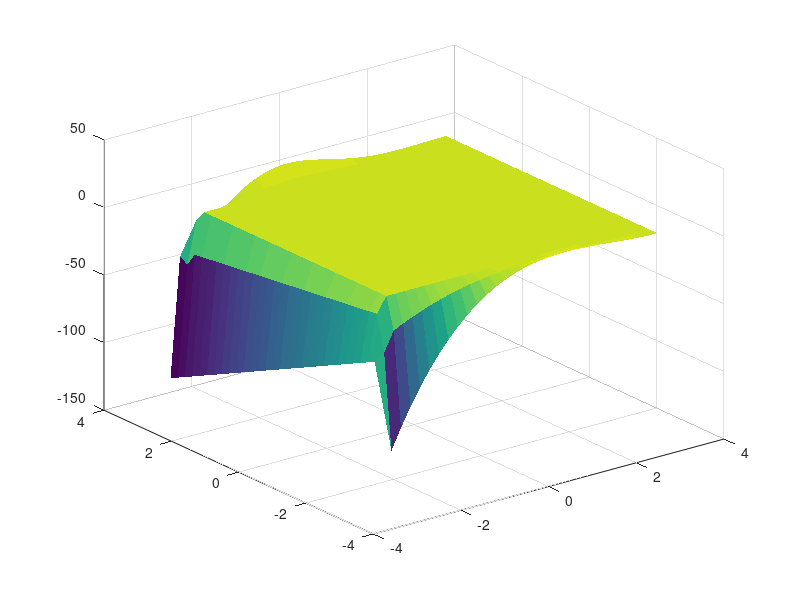

MATLAB code to generate this figure: (Note: this script raises an error after producing the figure.)
%Housekeeping
clc 
clear 
tic
% Domain Initialization
% Domain: -pi<X<pi   -pi<y<pi
Ax = -pi;
Ay = -pi;
Bx = pi;
By = pi;

% Starting by Discretizing FEB 5th PAGE 2 BOT
% L: number of points, h: interval, N: number of points
Lx = Bx-Ax
Ly = By-Ay
Nx = 30;
Ny = 30;
Bt=10;
hx = Lx/(Nx-1)
hy = Ly/(Ny-1)



%Discretly 

x = Ax:hx:Bx
y = Ay:hy:By



%Fuck Yeah Boundary Conditions
% LB: Left Boundary
GLB = ((Bx-Ax)^2)*cos(((pi*Ax)/Bx));
FLB = Ax*((Bx-Ax)^2);
ULB = GLB + ((y-Ay)./(By-Ay)).*(FLB-GLB);


% TB: Top Boundary
FTB = x.*((Bx-x).^2);
UTB = FTB;

% BB: Bottom Boundary
GBB = ((Bx-x).^2).*cos(((pi.*x)./Bx));
UBB = GBB;

ULBT = ULB'

%Let make a big ass matrix
 U = [UTB ;ULBT(2:Ny-1), zeros(Ny-2,Nx-1); UBB];
 
 
 % Assuming 
 D = 1;
 
 % Von Neumann Stability Method
%  ht = (hx^2)/(D*4)
ht = ((hx^2)*(hy^2))/(2*D*((hx^2)+(hy^2)))
 Nt=round(Bt/ht)-1;
 
 
% It Begins Explicit 

v=0

UnE = zeros(Ny,Nx,Nt);
UnE(:,:,1) = U;

for k = 0:ht:Bt
   v=v+1 
for i = 2:Ny-1
    for j = 2:Nx
 
        if j == Nx
            UnE(i,j,v+1) = (UnE(i+1,j,v)-2*UnE(i,j,v)+UnE(i-1,j,v))*((ht*D)/(hx^2)) + (-2*UnE(i,j,v)+2*UnE(i,j-1,v))*((ht*D)/(hy^2))+ UnE(i,j,v);   
     
        else
        UnE(i,j,v+1) = (UnE(i+1,j,v)-2*UnE(i,j,v)+UnE(i-1,j,v))*((ht*D)/(hx^2)) + (UnE(i,j+1,v)-2*UnE(i,j,v)+UnE(i,j-1,v))*((ht*D)/(hy^2))+ UnE(i,j,v);

        end
    end
end
%Adding BC
UnE(1,1:Nx,v+1) = UTB;
UnE(Ny,1:Nx,v+1) = UBB;
UnE(:,1,v+1) = ULB;

        h= surf(x,y,UnE(:,:,v+1));
        set(h,'edgecolor','none')
            drawnow;
            refreshdata(h)
end

 UnE;
toc

